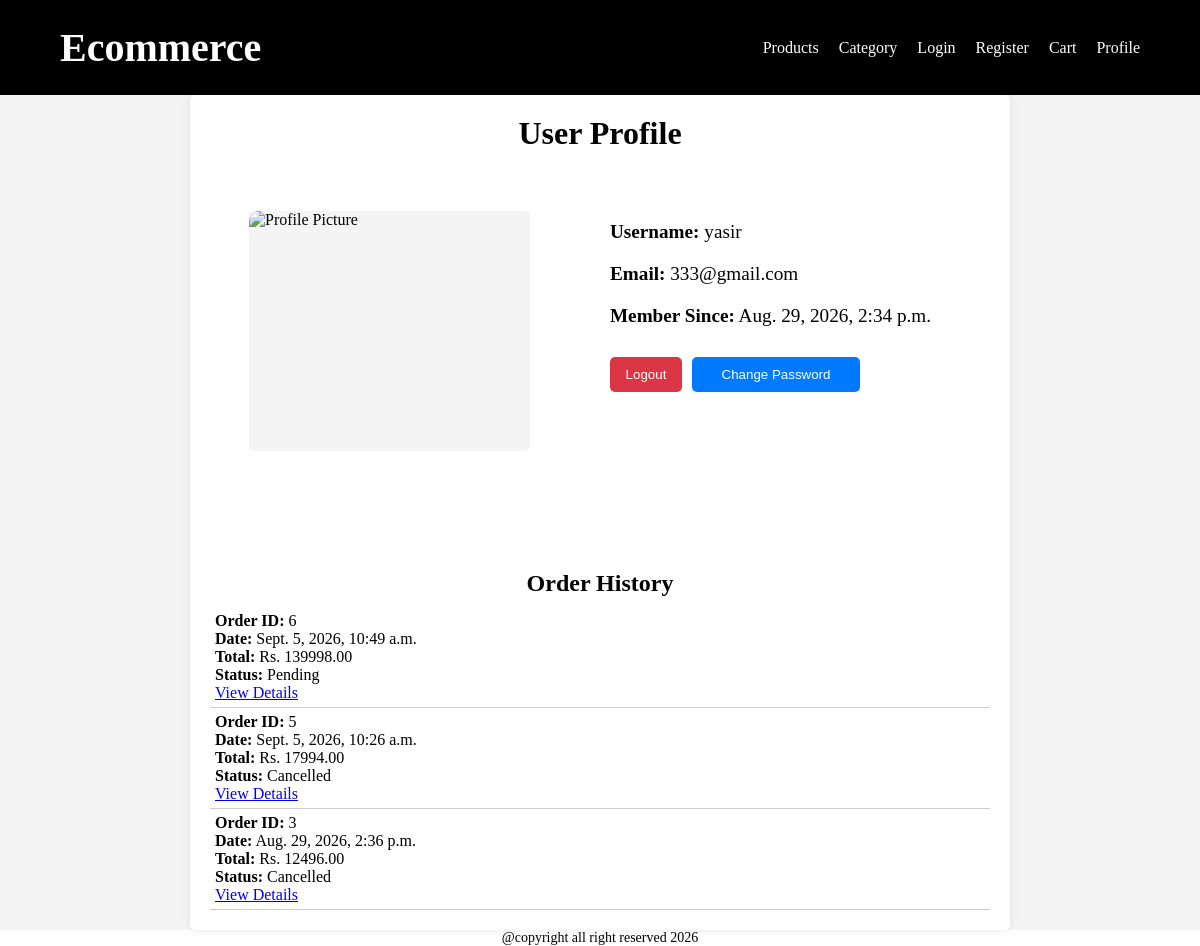
Page /accounts/profile/ (signed in) on the committed database.
### apps/orders/models.py (models this page shows, shortened)
class Order(models.Model):
    class StatusChoices(models.TextChoices):
        Pending = 'Pending' ,'Pending'
        Processing = 'Processing', 'Processing'
        Deliverd ='Deliverd','Deliverd'
        Shipped = 'Shipped','Shipped'
        Cancelled = 'Cancelled','Cancelled'
    customer = models.ForeignKey(Customer , on_delete=models.CASCADE , related_name='orders')
    status = models.CharField(
        max_length=50,
        choices=StatusChoices.choices,
        default=StatusChoices.Pending
    )
    total_price = models.DecimalField(max_digits=10 ,decimal_places=2)
    created_at = models.DateTimeField(auto_now_add=True)
    ALLOWED_TRANSITIONS = {
        StatusChoices.Pending : [ StatusChoices.Processing , StatusChoices.Cancelled],
        StatusChoices.Processing : [StatusChoices.Shipped , StatusChoices.Cancelled],
        StatusChoices.Shipped : [StatusChoices.Deliverd],
        StatusChoices.Deliverd : [],
        StatusChoices.Cancelled : [],
    }

### apps/accounts/views.py (the view)
# urls.py: path('profile/' , views.profile , name='profile'),
@login_required
def profile(req):
    customer = req.user.customer
    orders = customer.orders.all().order_by('-created_at')
    context = {
        'user' : req.user,
        'orders': orders ,
    }
    return render(req , 'accounts/profile.html' , context)

### templates/accounts/profile.html (shortened to what this page needs)
{% extends 'base.html' %}
{% load static %}
{% block link %}
    <link rel="stylesheet" href="{% static 'CSS/accounts.css' %}">
{% endblock %}
{% block content %}
    <main class="profile-main">
        <div class="profile-container">
            <h1>User Profile</h1>
            <div class="profile-data-container">
                <div class="profile-pic">
                    <img src="{% static 'images/profile-pic.png' %}" alt="Profile Picture">
                </div>
                <div class="profile-info">
                    <p><strong>Username:</strong> {{ user.username }}</p>
                    <p><strong>Email:</strong> {{ user.email }}</p>
                    <p><strong>Member Since:</strong> {{ user.date_joined }}</p>
                    <div class="profile-actions">
                        <form method="post" action="{% url 'logout' %}">
                            <button class='logout-btn' type="submit">Logout</button>
                        </form>
                        <form method="post" action="{% url 'change_password' %}">
                            <button class='change-password-btn' type="submit">Change Password</button>
                        </form>
                    </div>
                </div>
            </div>
            <div class="order-section">
                <h2>Order History</h2>
                {% if orders %}
                    <ul class="order-list">
                        {% for order in orders %}
                            <li class="order-item">
                                <p><strong>Order ID:</strong> {{ order.id }}</p>
                                <p><strong>Date:</strong> {{ order.created_at }}</p>
                                <p><strong>Total:</strong> Rs. {{ order.total_price }}</p>
                                <p><strong>Status:</strong> {{ order.status }}</p>
                                <a href="{% url 'order_detail' order.id %}">View Details</a>
                            </li>
                        {% endfor %}
                    </ul>
                {% else %}
                    <p>No orders found.</p>
                {% endif %}
            </div>
        </div>
    </main>
{% endblock %}

### static/CSS/accounts.css (style rules this page uses)
* { margin: 0; padding: 0; box-sizing: border-box; }
.profile-main { background-color: #f4f4f4; display: flex; justify-content: center; align-items: center; }
.profile-container { width: min(100%, 820px); background-color: #fff; padding: 20px; border-radius: 5px; box-shadow: 0 0 10px rgba(0, 0, 0, 0.1); }
.profile-container h1 { text-align: center; margin-bottom: 20px; }
.profile-data-container { padding: 5% 5%; display: flex; flex-direction: row; justify-content: space-between; gap: 10px; }
.profile-pic { width: 40%; height: 15rem; display: flex; justify-content: center; align-items: center; background-color: #f4f4f4; border-radius: 5px; }
.profile-pic img { width: 100%; height: 100%; border-radius: 10px; }
.profile-info { width: 50%; height: 20rem; display: flex; flex-direction: column; border-radius: 5px; }
.profile-info p { font-size: 1.2rem; margin-bottom: 10px; margin-left: 10px; margin-top: 10px; }
.profile-actions { display: flex; flex-direction: row; margin-top: 20px; }
.profile-info .logout-btn { width: 4.5rem; padding: 10px; background-color: #dc3545; color: #fff; border: none; border-radius: 5px; cursor: pointer; margin-left: 10px; }
.profile-info .change-password-btn { width: 10.5rem; padding: 10px; background-color: #007bff; color: #fff; border: none; border-radius: 5px; cursor: pointer; margin-left: 10px; }
.order-section h2 { text-align: center; margin-bottom: 10px; }
.order-section ul { list-style-type: none; }
.order-section ul li { padding: 5px; border-bottom: 1px solid #ccc; }

### templates/base.html (style rules this page uses)
* { box-sizing: border-box; }
body { margin: 0; width: 100%; min-width: 100%; overflow-x: hidden; }

### templates/components/navbar.html (style rules this page uses)
* { margin: 0; padding: 0; box-sizing: border-box; }

### rows in the picture
Order: id "6", created_at "Sept. 5, 2026, 10:49 a.m.", total_price "139998.00", status "Pending"
Order: id "5", created_at "Sept. 5, 2026, 10:26 a.m.", total_price "17994.00", status "Cancelled"
Order: id "3", created_at "Aug. 29, 2026, 2:36 p.m.", total_price "12496.00", status "Cancelled"

### other values in the picture
{{ user.username }} "yasir"
{{ user.email }} "333@gmail.com"
{{ user.date_joined }} "Aug. 29, 2026, 2:34 p.m."
